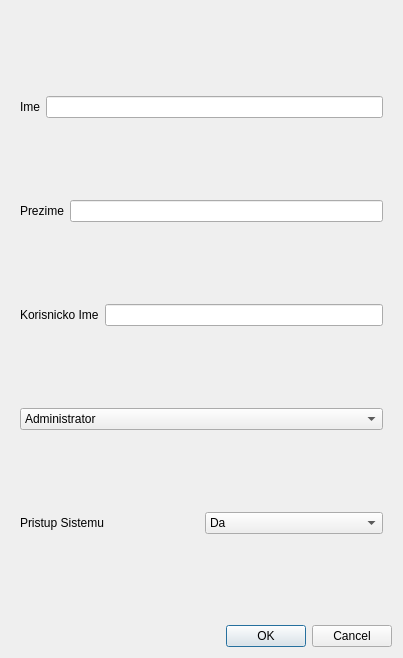
<?xml version="1.0" encoding="UTF-8"?>
<ui version="4.0">
 <class>DialogForCreatingNewEmployee</class>
 <widget class="QDialog" name="DialogForCreatingNewEmployee">
  <property name="geometry">
   <rect>
    <x>0</x>
    <y>0</y>
    <width>403</width>
    <height>658</height>
   </rect>
  </property>
  <property name="windowTitle">
   <string>Employee</string>
  </property>
  <property name="windowIcon">
   <iconset resource="resource.qrc">
    <normaloff>:/resources/resource/img/vigor-300x291.png</normaloff>:/resources/resource/img/vigor-300x291.png</iconset>
  </property>
  <property name="modal">
   <bool>true</bool>
  </property>
  <layout class="QVBoxLayout" name="verticalLayout_2">
   <item>
    <widget class="QWidget" name="widget" native="true">
     <layout class="QVBoxLayout" name="verticalLayout">
      <item>
       <layout class="QHBoxLayout" name="horizontalLayout">
        <item>
         <widget class="QLabel" name="label">
          <property name="text">
           <string>Ime</string>
          </property>
         </widget>
        </item>
        <item>
         <widget class="QLineEdit" name="FirstName"/>
        </item>
       </layout>
      </item>
      <item>
       <layout class="QHBoxLayout" name="horizontalLayout_2">
        <item>
         <widget class="QLabel" name="label_2">
          <property name="text">
           <string>Prezime</string>
          </property>
         </widget>
        </item>
        <item>
         <widget class="QLineEdit" name="SecondName"/>
        </item>
       </layout>
      </item>
      <item>
       <layout class="QHBoxLayout" name="horizontalLayout_3">
        <item>
         <widget class="QLabel" name="label_3">
          <property name="text">
           <string>Korisnicko Ime</string>
          </property>
         </widget>
        </item>
        <item>
         <widget class="QLineEdit" name="UserName"/>
        </item>
       </layout>
      </item>
      <item>
       <layout class="QHBoxLayout" name="horizontalLayout_4">
        <item>
         <widget class="QComboBox" name="Position">
          <item>
           <property name="text">
            <string>Administrator</string>
           </property>
          </item>
          <item>
           <property name="text">
            <string>Komercijalista</string>
           </property>
          </item>
          <item>
           <property name="text">
            <string>Proizvodnja</string>
           </property>
          </item>
          <item>
           <property name="text">
            <string>Dizajner</string>
           </property>
          </item>
          <item>
           <property name="text">
            <string>Pakovanje</string>
           </property>
          </item>
          <item>
           <property name="text">
            <string>Magacioner</string>
           </property>
          </item>
         </widget>
        </item>
       </layout>
      </item>
      <item>
       <layout class="QHBoxLayout" name="horizontalLayout_8">
        <item>
         <widget class="QLabel" name="label_4">
          <property name="text">
           <string>Pristup Sistemu</string>
          </property>
         </widget>
        </item>
        <item>
         <widget class="QComboBox" name="PristupSistemu">
          <item>
           <property name="text">
            <string>Da</string>
           </property>
          </item>
          <item>
           <property name="text">
            <string>Ne</string>
           </property>
          </item>
         </widget>
        </item>
       </layout>
      </item>
     </layout>
    </widget>
   </item>
   <item>
    <widget class="QDialogButtonBox" name="buttonBox">
     <property name="orientation">
      <enum>Qt::Horizontal</enum>
     </property>
     <property name="standardButtons">
      <set>QDialogButtonBox::Cancel|QDialogButtonBox::Ok</set>
     </property>
    </widget>
   </item>
  </layout>
 </widget>
 <resources>
  <include location="resource.qrc"/>
 </resources>
 <connections>
  <connection>
   <sender>buttonBox</sender>
   <signal>accepted()</signal>
   <receiver>DialogForCreatingNewEmployee</receiver>
   <slot>accept()</slot>
   <hints>
    <hint type="sourcelabel">
     <x>248</x>
     <y>254</y>
    </hint>
    <hint type="destinationlabel">
     <x>157</x>
     <y>274</y>
    </hint>
   </hints>
  </connection>
  <connection>
   <sender>buttonBox</sender>
   <signal>rejected()</signal>
   <receiver>DialogForCreatingNewEmployee</receiver>
   <slot>reject()</slot>
   <hints>
    <hint type="sourcelabel">
     <x>316</x>
     <y>260</y>
    </hint>
    <hint type="destinationlabel">
     <x>286</x>
     <y>274</y>
    </hint>
   </hints>
  </connection>
 </connections>
</ui>
